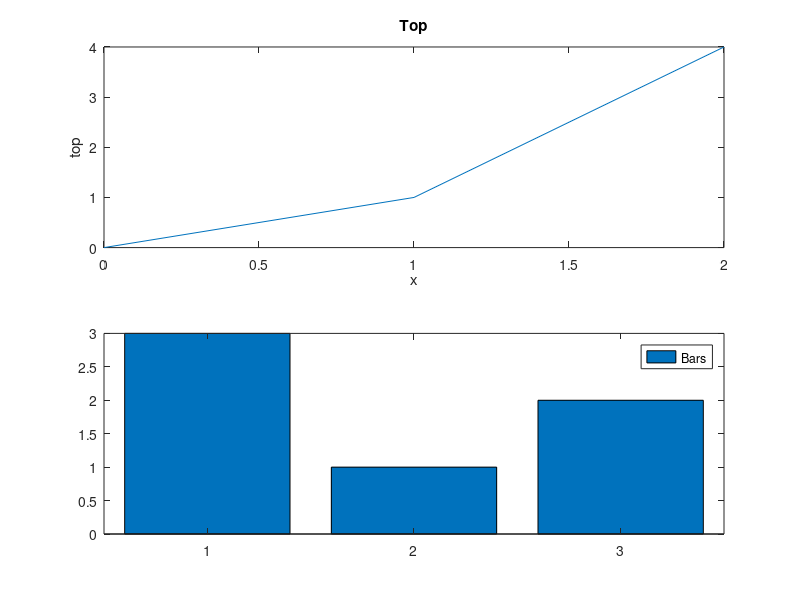

MATLAB code to generate this figure:
f = figure(7);
top = subplot(211);
plot([0, 1, 2], [0, 1, 4]);
title("Top");
xlabel("x");
ylabel("top");

bottom = subplot(2, 1, 2);
bar([1, 2, 3], [3, 1, 2]);
legend("Bars");
current = gcf();

subplot(2, 1, 1);
top_xlim = xlim();
subplot(212);
bottom_ylim = ylim();
